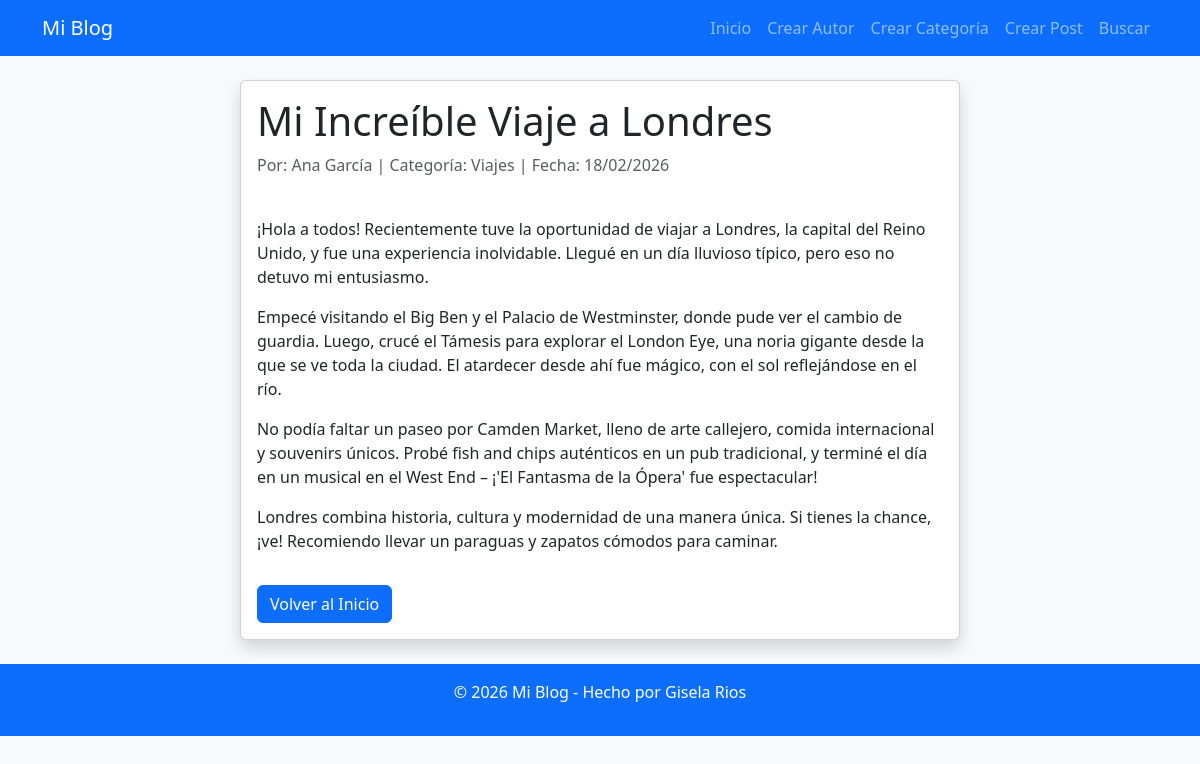
The app's page /post/1/ with its own data.
### blog/models.py (models this page shows, shortened)
class Post(models.Model):
    image = models.ImageField(upload_to='posts/', blank=True, null=True, help_text="Imagen opcional del post")
    title: str = models.CharField(max_length=200, help_text="Título del post")
    content: str = models.TextField(help_text="Contenido del post")
    author = models.ForeignKey(Author, on_delete=models.CASCADE, help_text="Autor del post")
    category = models.ForeignKey(Category, on_delete=models.CASCADE, help_text="Categoría del post")
    published_date = models.DateTimeField(auto_now_add=True, help_text="Fecha de publicación")

class Author(models.Model):
    name: str = models.CharField(max_length=100, help_text="Nombre del autor")
    email: str = models.EmailField(unique=True, help_text="Correo electrónico único")
    DEFAULT_DISCOUNT: float = 0.0

class Category(models.Model):
    name: str = models.CharField(max_length=100, unique=True, help_text="Nombre único de la categoría")
    MAX_POSTS: int = 100

### blog/views.py (the view)
# urls.py: path('post/<int:post_id>/', views.post_detail, name='post_detail'),
def post_detail(request, post_id):
    try:
        post = Post.objects.get(id=post_id)
        return render(request, 'blog/post_detail.html', {'post': post})
    except Post.DoesNotExist:
        from django.http import Http404
        raise Http404("Post no encontrado")
    except Exception as e:
        return HttpResponse(f"Error al cargar post: {str(e)}", status=500)

### blog/templates/blog/post_detail.html (shortened to what this page needs)
{% extends 'blog/base.html' %}
{% block content %}
    <div class="container my-4">
        <div class="row justify-content-center">
            <div class="col-lg-8">
                <div class="card shadow">
                    <div class="card-body">
                        <h1 class="card-title">{{ post.title }}</h1>
                        <p class="text-muted">Por: {{ post.author.name }} | Categoría: {{ post.category.name }} | Fecha: {{ post.published_date|date:"d/m/Y" }}</p>
                        <div class="card-text">
                            {{ post.content|linebreaks }}
                        </div>
                        <a href="{% url 'home' %}" class="btn btn-primary mt-3">Volver al Inicio</a>
                    </div>
                </div>
            </div>
        </div>
    </div>
{% endblock %}

### records on screen
Post: title "Mi Increíble Viaje a Londres", author.name "Ana García", category.name "Viajes", published_date "18/02/2026", content "¡Hola a todos! Recientemente tuve la oportunidad de viajar a Londres, la capital del Reino Unido, y fue una experiencia inolvidable. Llegué en un día lluvioso típico, pero eso no detuvo mi entusiasmo. Empecé visitando el Big Ben y el Palacio de Westminster, donde pude ver el cambio de guardia. Luego, crucé el Támesis para explorar el London Eye, una noria gigante desde la que se ve toda la ciudad. El atardecer desde ahí fue mágico, con el sol reflejándose en el río. No podía faltar un paseo por Camden Market, lleno de arte callejero, comida internacional y souvenirs únicos. Probé fish and chips auténticos en un pub tradicional, y terminé el día en un musical en el West End – ¡'El Fantasma…"
